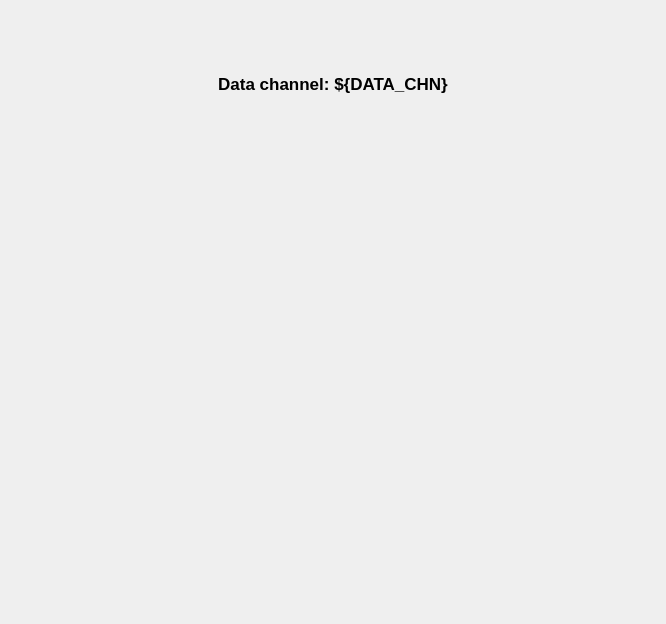
<?xml version="1.0" encoding="UTF-8"?>
<ui version="4.0">
 <class>Form</class>
 <widget class="QWidget" name="Form">
  <property name="geometry">
   <rect>
    <x>0</x>
    <y>0</y>
    <width>666</width>
    <height>624</height>
   </rect>
  </property>
  <property name="windowTitle">
   <string>Form</string>
  </property>
  <layout class="QVBoxLayout" name="verticalLayout">
   <item>
    <widget class="PyDMLabel" name="PyDMLabel">
     <property name="font">
      <font>
       <pointsize>13</pointsize>
       <weight>75</weight>
       <bold>true</bold>
      </font>
     </property>
     <property name="toolTip">
      <string/>
     </property>
     <property name="text">
      <string>Data channel: ${DATA_CHN}</string>
     </property>
     <property name="alignment">
      <set>Qt::AlignCenter</set>
     </property>
    </widget>
   </item>
   <item>
    <widget class="PyDMTemplateRepeater" name="PyDMTemplateRepeater">
     <property name="toolTip">
      <string/>
     </property>
     <property name="layoutType" stdset="0">
      <enum>PyDMTemplateRepeater::Horizontal</enum>
     </property>
     <property name="countShownInDesigner" stdset="0">
      <number>3</number>
     </property>
     <property name="templateFilename" stdset="0">
      <string>bsssBld_singleDataOutput.ui</string>
     </property>
     <property name="dataSource" stdset="0">
      <string>bsssBld_dataOutputRow1.json</string>
     </property>
    </widget>
   </item>
   <item>
    <widget class="PyDMTemplateRepeater" name="PyDMTemplateRepeater_2">
     <property name="toolTip">
      <string/>
     </property>
     <property name="layoutType" stdset="0">
      <enum>PyDMTemplateRepeater::Horizontal</enum>
     </property>
     <property name="countShownInDesigner" stdset="0">
      <number>3</number>
     </property>
     <property name="templateFilename" stdset="0">
      <string>bsssBld_singleDataOutput.ui</string>
     </property>
     <property name="dataSource" stdset="0">
      <string>bsssBld_dataOutputRow2.json</string>
     </property>
    </widget>
   </item>
   <item>
    <widget class="PyDMTemplateRepeater" name="PyDMTemplateRepeater_3">
     <property name="toolTip">
      <string/>
     </property>
     <property name="layoutType" stdset="0">
      <enum>PyDMTemplateRepeater::Horizontal</enum>
     </property>
     <property name="countShownInDesigner" stdset="0">
      <number>3</number>
     </property>
     <property name="templateFilename" stdset="0">
      <string>bsssBld_singleDataOutput.ui</string>
     </property>
     <property name="dataSource" stdset="0">
      <string>bsssBld_dataOutputRow3.json</string>
     </property>
    </widget>
   </item>
  </layout>
 </widget>
 <customwidgets>
  <customwidget>
   <class>PyDMLabel</class>
   <extends>QLabel</extends>
   <header>pydm.widgets.label</header>
  </customwidget>
  <customwidget>
   <class>PyDMTemplateRepeater</class>
   <extends>QFrame</extends>
   <header>pydm.widgets.template_repeater</header>
  </customwidget>
 </customwidgets>
 <resources/>
 <connections/>
</ui>
